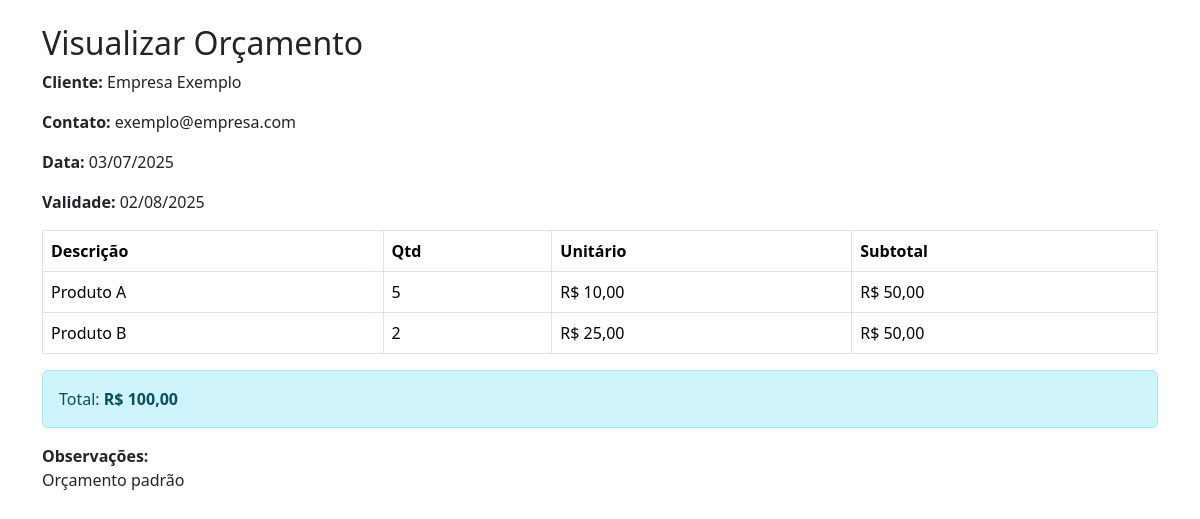
The page /public/orcamentos/ver/1 on the database its author committed.
### tables this page shows
CREATE TABLE orcamentos (
    id INT AUTO_INCREMENT PRIMARY KEY,
    cliente_nome VARCHAR(100) NOT NULL,
    cliente_contato VARCHAR(100),
    data DATE NOT NULL,
    validade DATE NOT NULL,
    observacoes TEXT,
    total DECIMAL(10,2) NOT NULL
);

CREATE TABLE orcamento_itens (
    id INT AUTO_INCREMENT PRIMARY KEY,
    orcamento_id INT NOT NULL,
    descricao VARCHAR(255) NOT NULL,
    quantidade INT NOT NULL DEFAULT 1,
    valor_unitario DECIMAL(10,2) NOT NULL,
    subtotal DECIMAL(10,2) NOT NULL,
    FOREIGN KEY (orcamento_id) REFERENCES orcamentos(id) ON DELETE CASCADE
);

### app/Controllers/OrcamentosController.php (called while the page is built, shortened)
<?php
require_once '../app/Models/Orcamento.php';
class OrcamentosController {
    public function ver($id) {
        $orcamento = Orcamento::buscar($id);
        $itens = Orcamento::listarItens($id);
        include '../app/Views/orcamentos/ver.php';
    }
}

### app/Models/Orcamento.php (called while the page is built, shortened)
<?php
class Orcamento {
    public static function buscar($id) {
        global $pdo;
        $stmt = $pdo->prepare("SELECT * FROM orcamentos WHERE id = ?");
        $stmt->execute([$id]);
        return $stmt->fetch(PDO::FETCH_ASSOC);
    }
    public static function listarItens($orcamento_id) {
        global $pdo;
        $stmt = $pdo->prepare("SELECT * FROM orcamento_itens WHERE orcamento_id = ?");
        $stmt->execute([$orcamento_id]);
        return $stmt->fetchAll(PDO::FETCH_ASSOC);
    }
}

### app/Views/orcamentos/ver.php (the view, shortened to what this page needs)
<!DOCTYPE html>
<html lang="pt-br">
<head>
    <link href="https://cdn.jsdelivr.net/npm/bootstrap@5.3.2/dist/css/bootstrap.min.css" rel="stylesheet">
</head>
<body>
<div class="container mt-4">
    <h2>Visualizar Orçamento</h2>
    <p><strong>Cliente:</strong> <?= $orcamento['cliente_nome'] ?></p>
    <p><strong>Contato:</strong> <?= $orcamento['cliente_contato'] ?></p>
    <p><strong>Data:</strong> <?= date('d/m/Y', strtotime($orcamento['data'])) ?></p>
    <p><strong>Validade:</strong> <?= date('d/m/Y', strtotime($orcamento['validade'])) ?></p>
    <table class="table table-bordered">
        <thead><tr><th>Descrição</th><th>Qtd</th><th>Unitário</th><th>Subtotal</th></tr></thead>
        <tbody>
            <?php foreach ($itens as $i): ?>
                <tr>
                    <td><?= $i['descricao'] ?></td>
                    <td><?= $i['quantidade'] ?></td>
                    <td>R$ <?= number_format($i['valor_unitario'], 2, ',', '.') ?></td>
                    <td>R$ <?= number_format($i['subtotal'], 2, ',', '.') ?></td>
                </tr>
            <?php endforeach; ?>
        </tbody>
    </table>
    <div class="alert alert-info">
        Total: <strong>R$ <?= number_format($orcamento['total'], 2, ',', '.') ?></strong>
    </div>
    <p><strong>Observações:</strong><br><?= nl2br($orcamento['observacoes']) ?></p>
</div>
</body>
</html>

### rows shown on the page
orcamentos: cliente_nome "Empresa Exemplo", cliente_contato "exemplo@empresa.com", data "03/07/2025", validade "02/08/2025", total "100,00", observacoes "Orçamento padrão"
orcamento_itens: descricao "Produto A", quantidade "5", valor_unitario "10,00", subtotal "50,00"
orcamento_itens: descricao "Produto B", quantidade "2", valor_unitario "25,00", subtotal "50,00"
